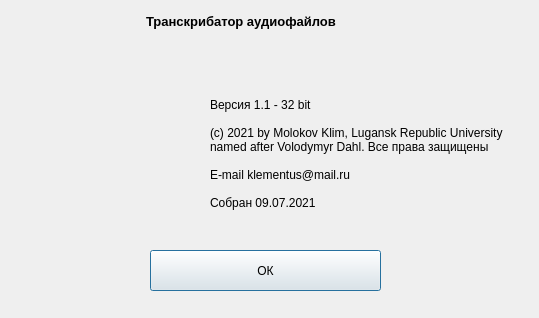
<?xml version="1.0" encoding="UTF-8"?>
<ui version="4.0">
 <class>about_form</class>
 <widget class="QDialog" name="about_form">
  <property name="geometry">
   <rect>
    <x>0</x>
    <y>0</y>
    <width>539</width>
    <height>318</height>
   </rect>
  </property>
  <property name="focusPolicy">
   <enum>Qt::TabFocus</enum>
  </property>
  <property name="windowTitle">
   <string>О программе</string>
  </property>
  <property name="windowIcon">
   <iconset resource="resources.qrc">
    <normaloff>:/image/bird2.ico</normaloff>
    <normalon>:/image/bird2.ico</normalon>:/image/bird2.ico</iconset>
  </property>
  <property name="modal">
   <bool>true</bool>
  </property>
  <widget class="QPushButton" name="pushButton">
   <property name="geometry">
    <rect>
     <x>150</x>
     <y>250</y>
     <width>231</width>
     <height>41</height>
    </rect>
   </property>
   <property name="text">
    <string>ОК</string>
   </property>
  </widget>
  <widget class="QLabel" name="label">
   <property name="geometry">
    <rect>
     <x>146</x>
     <y>11</y>
     <width>261</width>
     <height>21</height>
    </rect>
   </property>
   <property name="font">
    <font>
     <pointsize>10</pointsize>
     <weight>75</weight>
     <bold>true</bold>
    </font>
   </property>
   <property name="text">
    <string>Транскрибатор аудиофайлов</string>
   </property>
  </widget>
  <widget class="QLabel" name="label_2">
   <property name="geometry">
    <rect>
     <x>210</x>
     <y>90</y>
     <width>308</width>
     <height>128</height>
    </rect>
   </property>
   <property name="text">
    <string>Версия 1.1 - 32 bit

(c) 2021 by Molokov Klim, Lugansk Republic University 
named after Volodymyr Dahl. Все права защищены

E-mail klementus@mail.ru

Собран 09.07.2021</string>
   </property>
  </widget>
  <widget class="QLabel" name="label_3">
   <property name="geometry">
    <rect>
     <x>30</x>
     <y>90</y>
     <width>128</width>
     <height>128</height>
    </rect>
   </property>
   <property name="text">
    <string/>
   </property>
   <property name="pixmap">
    <pixmap resource="resources.qrc">:/image/bird2.ico</pixmap>
   </property>
  </widget>
 </widget>
 <resources>
  <include location="resources.qrc"/>
 </resources>
 <connections>
  <connection>
   <sender>pushButton</sender>
   <signal>clicked()</signal>
   <receiver>about_form</receiver>
   <slot>close()</slot>
   <hints>
    <hint type="sourcelabel">
     <x>255</x>
     <y>353</y>
    </hint>
    <hint type="destinationlabel">
     <x>388</x>
     <y>344</y>
    </hint>
   </hints>
  </connection>
 </connections>
</ui>
